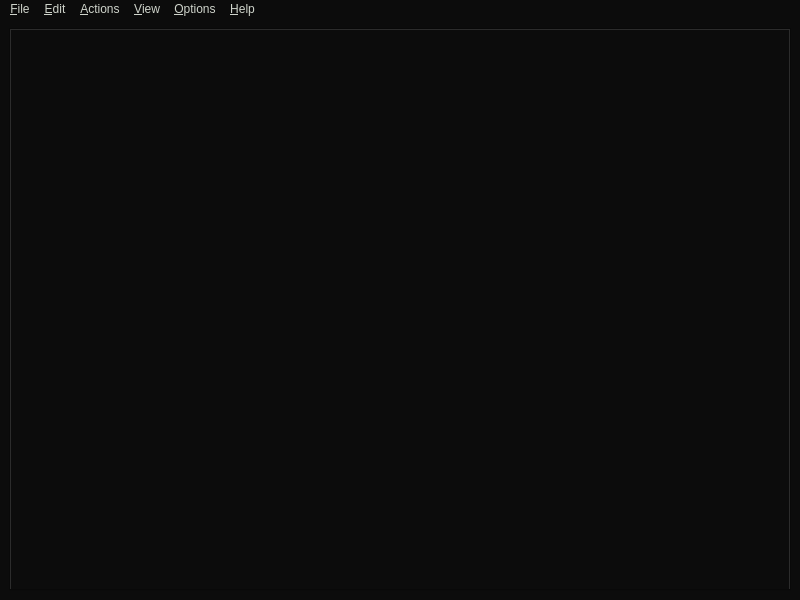
<?xml version="1.0" encoding="UTF-8"?>
<ui version="4.0">
 <class>AppWindow</class>
 <widget class="QMainWindow" name="AppWindow">
  <property name="geometry">
   <rect>
    <x>0</x>
    <y>0</y>
    <width>800</width>
    <height>600</height>
   </rect>
  </property>
  <property name="windowTitle">
   <string>CP Editor: An editor specially designed for competitive programming</string>
  </property>
  <property name="styleSheet">
   <string notr="true">background-color: rgb(12, 12, 12);
color: rgb(207, 212, 203);</string>
  </property>
  <widget class="QWidget" name="centralwidget">
   <layout class="QHBoxLayout" name="horizontalLayout">
    <item>
     <widget class="QTabWidget" name="tabWidget">
      <property name="tabShape">
       <enum>QTabWidget::Triangular</enum>
      </property>
      <property name="elideMode">
       <enum>Qt::ElideNone</enum>
      </property>
      <property name="documentMode">
       <bool>false</bool>
      </property>
      <property name="tabsClosable">
       <bool>true</bool>
      </property>
      <property name="movable">
       <bool>true</bool>
      </property>
      <property name="tabBarAutoHide">
       <bool>false</bool>
      </property>
     </widget>
    </item>
   </layout>
  </widget>
  <widget class="QMenuBar" name="menubar">
   <property name="geometry">
    <rect>
     <x>0</x>
     <y>0</y>
     <width>800</width>
     <height>30</height>
    </rect>
   </property>
   <widget class="QMenu" name="menuFile">
    <property name="title">
     <string>&amp;File</string>
    </property>
    <addaction name="actionNewTab"/>
    <addaction name="actionOpen"/>
    <addaction name="actionOpenContest"/>
    <addaction name="actionSave"/>
    <addaction name="actionSaveAs"/>
    <addaction name="actionSaveAll"/>
    <addaction name="separator"/>
    <addaction name="actionCloseCurrent"/>
    <addaction name="actionCloseSaved"/>
    <addaction name="actionCloseAll"/>
    <addaction name="actionQuit"/>
   </widget>
   <widget class="QMenu" name="menuEdit">
    <property name="title">
     <string>&amp;Edit</string>
    </property>
    <addaction name="actionIndent"/>
    <addaction name="actionUnindent"/>
    <addaction name="separator"/>
    <addaction name="actionSwapLineUp"/>
    <addaction name="actionSwapLineDown"/>
    <addaction name="actionDuplicateLine"/>
    <addaction name="actionDeleteLine"/>
    <addaction name="separator"/>
    <addaction name="actionToggleComment"/>
    <addaction name="actionToggleBlockComment"/>
    <addaction name="separator"/>
    <addaction name="actionFindReplace"/>
   </widget>
   <widget class="QMenu" name="menuActions">
    <property name="title">
     <string>&amp;Actions</string>
    </property>
    <addaction name="actionCompile"/>
    <addaction name="actionCompileRun"/>
    <addaction name="actionRun"/>
    <addaction name="actionRunDetached"/>
    <addaction name="actionKillProcesses"/>
    <addaction name="separator"/>
    <addaction name="actionFormatCode"/>
    <addaction name="actionUseSnippets"/>
   </widget>
   <widget class="QMenu" name="menuView">
    <property name="title">
     <string>&amp;View</string>
    </property>
    <addaction name="actionEditorMode"/>
    <addaction name="actionIOMode"/>
    <addaction name="actionSplitMode"/>
    <addaction name="separator"/>
    <addaction name="actionFullScreen"/>
   </widget>
   <widget class="QMenu" name="menuOptions">
    <property name="title">
     <string>&amp;Options</string>
    </property>
    <addaction name="actionSettings"/>
    <addaction name="separator"/>
    <addaction name="actionResetSettings"/>
    <addaction name="separator"/>
    <addaction name="actionExportSettings"/>
    <addaction name="actionImportSettings"/>
    <addaction name="separator"/>
    <addaction name="actionExportSession"/>
    <addaction name="actionLoadSession"/>
    <addaction name="separator"/>
    <addaction name="actionShowLogs"/>
    <addaction name="actionClearLogs"/>
   </widget>
   <widget class="QMenu" name="menuHelp">
    <property name="title">
     <string>&amp;Help</string>
    </property>
    <addaction name="actionManual"/>
    <addaction name="actionReportIssues"/>
    <addaction name="actionAbout"/>
    <addaction name="actionAboutQt"/>
    <addaction name="actionBuildInfo"/>
    <addaction name="actionCheckForUpdates"/>
    <addaction name="actionSupportUs"/>
   </widget>
   <addaction name="menuFile"/>
   <addaction name="menuEdit"/>
   <addaction name="menuActions"/>
   <addaction name="menuView"/>
   <addaction name="menuOptions"/>
   <addaction name="menuHelp"/>
  </widget>
  <action name="actionNewTab">
   <property name="text">
    <string>New File</string>
   </property>
   <property name="toolTip">
    <string>Open a new tab in the editor</string>
   </property>
   <property name="shortcut">
    <string notr="true">Ctrl+N</string>
   </property>
  </action>
  <action name="actionSave">
   <property name="text">
    <string>Save</string>
   </property>
   <property name="toolTip">
    <string>Save the file on the disk</string>
   </property>
   <property name="shortcut">
    <string notr="true">Ctrl+S</string>
   </property>
  </action>
  <action name="actionSaveAs">
   <property name="text">
    <string>Save As...</string>
   </property>
   <property name="toolTip">
    <string>Save as new file</string>
   </property>
   <property name="shortcut">
    <string notr="true">Ctrl+Shift+S</string>
   </property>
  </action>
  <action name="actionSaveAll">
   <property name="text">
    <string>Save All</string>
   </property>
   <property name="toolTip">
    <string>Save all opened files</string>
   </property>
   <property name="shortcut">
    <string notr="true">Ctrl+Alt+Shift+S</string>
   </property>
  </action>
  <action name="actionCloseCurrent">
   <property name="text">
    <string>Close Current</string>
   </property>
   <property name="toolTip">
    <string>Close current tab</string>
   </property>
   <property name="shortcut">
    <string notr="true">Ctrl+W</string>
   </property>
  </action>
  <action name="actionCloseSaved">
   <property name="text">
    <string>Close Saved</string>
   </property>
   <property name="toolTip">
    <string>Close saved tabs</string>
   </property>
   <property name="shortcut">
    <string notr="true">Ctrl+Alt+W</string>
   </property>
  </action>
  <action name="actionCloseAll">
   <property name="text">
    <string>Close All</string>
   </property>
   <property name="toolTip">
    <string>Close All the tabs</string>
   </property>
   <property name="shortcut">
    <string notr="true">Ctrl+Shift+W</string>
   </property>
  </action>
  <action name="actionQuit">
   <property name="text">
    <string>Quit</string>
   </property>
   <property name="toolTip">
    <string>Quit the application</string>
   </property>
   <property name="shortcut">
    <string notr="true">Ctrl+Q</string>
   </property>
  </action>
  <action name="actionOpen">
   <property name="text">
    <string>Open File...</string>
   </property>
   <property name="toolTip">
    <string>Open files</string>
   </property>
   <property name="shortcut">
    <string notr="true">Ctrl+O</string>
   </property>
  </action>
  <action name="actionOpenContest">
   <property name="text">
    <string>Open Contest...</string>
   </property>
   <property name="toolTip">
    <string>Open a Contest</string>
   </property>
   <property name="shortcut">
    <string notr="true">Ctrl+Shift+O</string>
   </property>
  </action>
  <action name="actionIndent">
   <property name="text">
    <string>Indent</string>
   </property>
   <property name="shortcut">
    <string notr="true">Ctrl+]</string>
   </property>
  </action>
  <action name="actionUnindent">
   <property name="text">
    <string>Unindent</string>
   </property>
   <property name="shortcut">
    <string notr="true">Ctrl+[</string>
   </property>
  </action>
  <action name="actionSwapLineUp">
   <property name="text">
    <string>Swap Line Up</string>
   </property>
   <property name="shortcut">
    <string notr="true">Ctrl+Shift+Up</string>
   </property>
  </action>
  <action name="actionSwapLineDown">
   <property name="text">
    <string>Swap Line Down</string>
   </property>
   <property name="shortcut">
    <string notr="true">Ctrl+Shift+Down</string>
   </property>
  </action>
  <action name="actionDuplicateLine">
   <property name="text">
    <string>Duplicate Line</string>
   </property>
   <property name="shortcut">
    <string notr="true">Ctrl+Shift+D</string>
   </property>
  </action>
  <action name="actionDeleteLine">
   <property name="text">
    <string>Delete Line</string>
   </property>
   <property name="shortcut">
    <string notr="true">Ctrl+D</string>
   </property>
  </action>
  <action name="actionToggleComment">
   <property name="text">
    <string>Toggle Comment</string>
   </property>
   <property name="shortcut">
    <string notr="true">Ctrl+/</string>
   </property>
  </action>
  <action name="actionToggleBlockComment">
   <property name="text">
    <string>Toggle Block Comment</string>
   </property>
   <property name="shortcut">
    <string notr="true">Ctrl+Shift+/</string>
   </property>
  </action>
  <action name="actionCompile">
   <property name="text">
    <string>Compile</string>
   </property>
   <property name="shortcut">
    <string notr="true">Ctrl+Shift+C</string>
   </property>
  </action>
  <action name="actionCompileRun">
   <property name="text">
    <string>Compile and Run</string>
   </property>
   <property name="shortcut">
    <string notr="true">Ctrl+B</string>
   </property>
  </action>
  <action name="actionRun">
   <property name="text">
    <string>Run</string>
   </property>
   <property name="shortcut">
    <string notr="true">Ctrl+R</string>
   </property>
  </action>
  <action name="actionFormatCode">
   <property name="text">
    <string>Format code</string>
   </property>
   <property name="shortcut">
    <string notr="true">Ctrl+Shift+I</string>
   </property>
  </action>
  <action name="actionRunDetached">
   <property name="text">
    <string>Run Detached</string>
   </property>
   <property name="shortcut">
    <string notr="true">Ctrl+Alt+D</string>
   </property>
  </action>
  <action name="actionKillProcesses">
   <property name="text">
    <string>Kill Processes</string>
   </property>
   <property name="shortcut">
    <string notr="true">Ctrl+K</string>
   </property>
  </action>
  <action name="actionFindReplace">
   <property name="text">
    <string>Find and Replace</string>
   </property>
   <property name="shortcut">
    <string notr="true">Ctrl+F</string>
   </property>
  </action>
  <action name="actionUseSnippets">
   <property name="text">
    <string>Use Snippet...</string>
   </property>
   <property name="shortcut">
    <string notr="true">Ctrl+T</string>
   </property>
  </action>
  <action name="actionSettings">
   <property name="text">
    <string>Preferences</string>
   </property>
   <property name="shortcut">
    <string notr="true">Ctrl+P</string>
   </property>
  </action>
  <action name="actionResetSettings">
   <property name="text">
    <string>Reset Settings</string>
   </property>
  </action>
  <action name="actionExportSettings">
   <property name="text">
    <string>Export Settings...</string>
   </property>
  </action>
  <action name="actionImportSettings">
   <property name="text">
    <string>Import Settings...</string>
   </property>
  </action>
  <action name="actionExportSession">
   <property name="text">
    <string>Export Session...</string>
   </property>
  </action>
  <action name="actionLoadSession">
   <property name="text">
    <string>Load Session...</string>
   </property>
  </action>
  <action name="actionManual">
   <property name="text">
    <string>Manual</string>
   </property>
  </action>
  <action name="actionReportIssues">
   <property name="text">
    <string>Report issues</string>
   </property>
  </action>
  <action name="actionAbout">
   <property name="text">
    <string>About</string>
   </property>
  </action>
  <action name="actionAboutQt">
   <property name="text">
    <string>About Qt</string>
   </property>
  </action>
  <action name="actionBuildInfo">
   <property name="text">
    <string>Build Info</string>
   </property>
  </action>
  <action name="actionCheckForUpdates">
   <property name="text">
    <string>Check for updates</string>
   </property>
  </action>
  <action name="actionSupportUs">
   <property name="text">
    <string>Support us</string>
   </property>
  </action>
  <action name="actionEditorMode">
   <property name="checkable">
    <bool>true</bool>
   </property>
   <property name="text">
    <string>Editor Mode</string>
   </property>
  </action>
  <action name="actionIOMode">
   <property name="checkable">
    <bool>true</bool>
   </property>
   <property name="text">
    <string>IO Mode</string>
   </property>
  </action>
  <action name="actionSplitMode">
   <property name="checkable">
    <bool>true</bool>
   </property>
   <property name="text">
    <string>Split Mode</string>
   </property>
  </action>
  <action name="actionFullScreen">
   <property name="checkable">
    <bool>true</bool>
   </property>
   <property name="text">
    <string>Full Screen</string>
   </property>
   <property name="shortcut">
    <string notr="true">F11</string>
   </property>
  </action>
  <action name="actionShowLogs">
   <property name="text">
    <string>Show Log Files</string>
   </property>
  </action>
  <action name="actionClearLogs">
   <property name="text">
    <string>Delete Log Files</string>
   </property>
  </action>
 </widget>
 <resources/>
 <connections/>
</ui>
